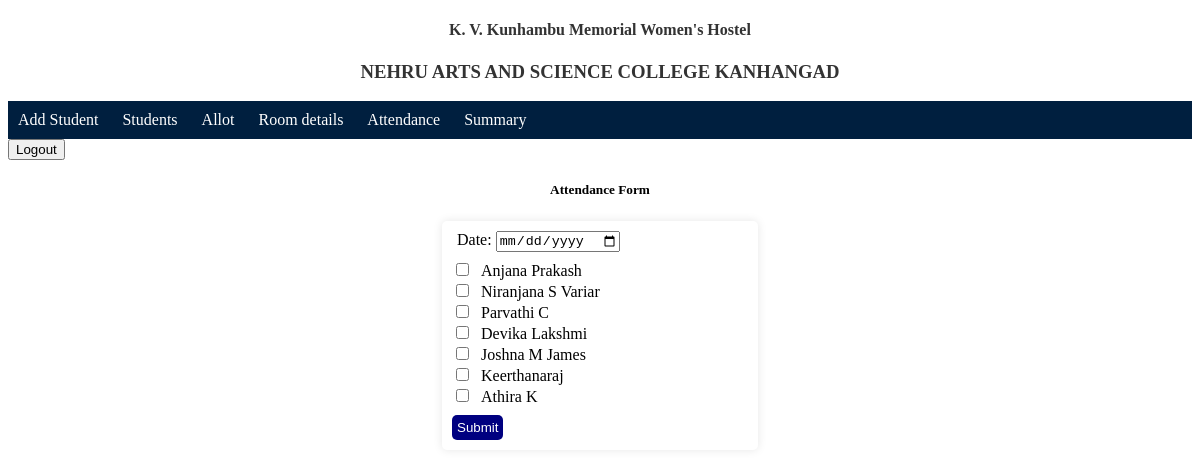
Page /attendance/ (signed in) on the committed database.
### hostel/models.py (models this page shows, shortened)
class Student(models.Model):
    name = models.CharField(max_length=50, unique=True)
    category = models.CharField(max_length=20)
    pgm_id = models.ForeignKey(Programme,on_delete=models.CASCADE)

### hostel/views.py (the view, shortened to what this page needs)
# urls.py: path('attendance/',views.mark_attendance,name='mark_attendance'),
@login_required()
def mark_attendance(request):
    att={
        'attendance':Student.objects.all()
    }
    return render(request,'hostel/attendance.html',att)

### hostel/templates/hostel/attendance.html (shortened to what this page needs)
{% extends 'base.html' %}
{% block content %}
<h5>Attendance Form</h5>
<div class="attendance-form">
    <form action="{% url 'mark_attendance' %}" method="post">
        <label for="date">Date:</label>
        <input type="date" id="date" name="date"> <br>
        {% for i in attendance %}
            <input type="checkbox" id="{{ i.name }}" name="name" value="{{ i.name }}">
            <label for="{{ i.name }}">{{ i.name }}</label>
            <br>
        {% endfor %}
        <input type="submit" value="Submit">
    </form>
</div>
{% endblock %}

### hostel/templates/hostel/attendance.html (style rules this page uses)
.attendance-form { width: 25%; margin: 0 auto; padding: 10px; border-radius: 5px; box-shadow: 0 0 10px rgba(0, 0, 0, 0.1); }
.attendance-form label { margin-bottom: 8px; margin-left: 5px; }
.attendance-form input[type="date"] { margin-bottom: 8px; }
.attendance-form input[type="checkbox"] { margin-bottom: 5px; }
.attendance-form input[type="submit"] { padding: 5px 5px 5px 5px; background-color: navy; color: white; border: none; border-radius: 5px; cursor: pointer; margin-top: 8px; }
h5 { color: black; text-align: center; }

### rows in the picture
Student: name "Anjana Prakash"
Student: name "Niranjana S Variar"
Student: name "Parvathi C"
Student: name "Devika Lakshmi"
Student: name "Joshna M James"
Student: name "Keerthanaraj"
Student: name "Athira K"
